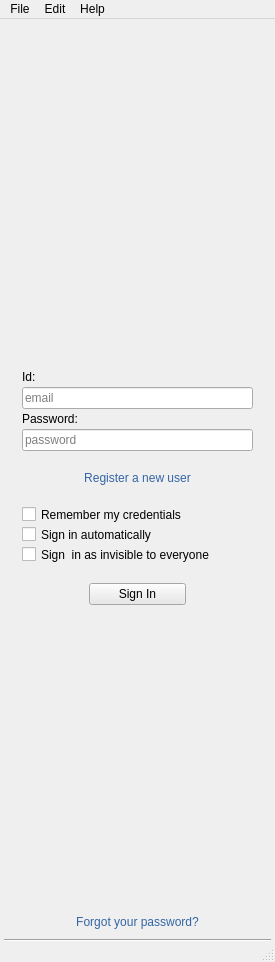
<?xml version="1.0" encoding="UTF-8"?>
<ui version="4.0">
 <class>MainWindow</class>
 <widget class="QMainWindow" name="MainWindow">
  <property name="geometry">
   <rect>
    <x>0</x>
    <y>0</y>
    <width>275</width>
    <height>962</height>
   </rect>
  </property>
  <property name="sizePolicy">
   <sizepolicy hsizetype="Fixed" vsizetype="Fixed">
    <horstretch>0</horstretch>
    <verstretch>0</verstretch>
   </sizepolicy>
  </property>
  <property name="minimumSize">
   <size>
    <width>275</width>
    <height>962</height>
   </size>
  </property>
  <property name="maximumSize">
   <size>
    <width>275</width>
    <height>962</height>
   </size>
  </property>
  <property name="windowTitle">
   <string>The Messenger</string>
  </property>
  <property name="styleSheet">
   <string notr="true"/>
  </property>
  <widget class="QWidget" name="centralwidget">
   <layout class="QVBoxLayout" name="verticalLayout">
    <property name="spacing">
     <number>2</number>
    </property>
    <property name="leftMargin">
     <number>4</number>
    </property>
    <property name="topMargin">
     <number>4</number>
    </property>
    <property name="rightMargin">
     <number>4</number>
    </property>
    <property name="bottomMargin">
     <number>0</number>
    </property>
    <item>
     <widget class="QStackedWidget" name="stackedWidget">
      <property name="minimumSize">
       <size>
        <width>0</width>
        <height>900</height>
       </size>
      </property>
      <property name="maximumSize">
       <size>
        <width>275</width>
        <height>980</height>
       </size>
      </property>
      <property name="font">
       <font>
        <pointsize>9</pointsize>
       </font>
      </property>
      <property name="currentIndex">
       <number>0</number>
      </property>
      <widget class="QWidget" name="page">
       <layout class="QGridLayout" name="gridLayout_2">
        <property name="leftMargin">
         <number>8</number>
        </property>
        <property name="topMargin">
         <number>4</number>
        </property>
        <property name="rightMargin">
         <number>8</number>
        </property>
        <property name="bottomMargin">
         <number>4</number>
        </property>
        <property name="spacing">
         <number>4</number>
        </property>
        <item row="0" column="0">
         <layout class="QVBoxLayout" name="verticalLayout_2">
          <property name="spacing">
           <number>3</number>
          </property>
          <property name="leftMargin">
           <number>10</number>
          </property>
          <property name="rightMargin">
           <number>10</number>
          </property>
          <item>
           <spacer name="verticalSpacer_7">
            <property name="orientation">
             <enum>Qt::Vertical</enum>
            </property>
            <property name="sizeType">
             <enum>QSizePolicy::Fixed</enum>
            </property>
            <property name="sizeHint" stdset="0">
             <size>
              <width>20</width>
              <height>120</height>
             </size>
            </property>
           </spacer>
          </item>
          <item>
           <layout class="QHBoxLayout" name="horizontalLayout_3">
            <property name="bottomMargin">
             <number>0</number>
            </property>
            <item>
             <widget class="QWidget" name="widget" native="true">
              <property name="minimumSize">
               <size>
                <width>200</width>
                <height>140</height>
               </size>
              </property>
              <property name="maximumSize">
               <size>
                <width>140</width>
                <height>140</height>
               </size>
              </property>
              <widget class="QLabel" name="smiley_label">
               <property name="geometry">
                <rect>
                 <x>30</x>
                 <y>0</y>
                 <width>140</width>
                 <height>140</height>
                </rect>
               </property>
               <property name="minimumSize">
                <size>
                 <width>140</width>
                 <height>140</height>
                </size>
               </property>
               <property name="maximumSize">
                <size>
                 <width>140</width>
                 <height>140</height>
                </size>
               </property>
               <property name="styleSheet">
                <string notr="true">color: rgba(0 , 0, 0,2);</string>
               </property>
               <property name="text">
                <string/>
               </property>
               <property name="pixmap">
                <pixmap>:/icons/icons/loading.png</pixmap>
               </property>
              </widget>
              <widget class="QWidget" name="widget_2" native="true">
               <property name="geometry">
                <rect>
                 <x>20</x>
                 <y>-1</y>
                 <width>161</width>
                 <height>141</height>
                </rect>
               </property>
               <property name="styleSheet">
                <string notr="true">background-color: rgba(ef,ef,ef,20)</string>
               </property>
              </widget>
             </widget>
            </item>
           </layout>
          </item>
          <item>
           <spacer name="verticalSpacer_2">
            <property name="font">
             <font>
              <pointsize>9</pointsize>
             </font>
            </property>
            <property name="orientation">
             <enum>Qt::Vertical</enum>
            </property>
            <property name="sizeType">
             <enum>QSizePolicy::Minimum</enum>
            </property>
            <property name="sizeHint" stdset="0">
             <size>
              <width>20</width>
              <height>80</height>
             </size>
            </property>
           </spacer>
          </item>
          <item>
           <widget class="QLabel" name="label">
            <property name="font">
             <font>
              <pointsize>9</pointsize>
             </font>
            </property>
            <property name="text">
             <string>Id:</string>
            </property>
           </widget>
          </item>
          <item>
           <widget class="QLineEdit" name="usernamePrompt">
            <property name="font">
             <font>
              <pointsize>9</pointsize>
             </font>
            </property>
            <property name="text">
             <string/>
            </property>
            <property name="placeholderText">
             <string>email</string>
            </property>
           </widget>
          </item>
          <item>
           <widget class="QLabel" name="label_2">
            <property name="font">
             <font>
              <pointsize>9</pointsize>
             </font>
            </property>
            <property name="text">
             <string>Password:</string>
            </property>
           </widget>
          </item>
          <item>
           <widget class="QLineEdit" name="passwordPrompt">
            <property name="font">
             <font>
              <pointsize>9</pointsize>
             </font>
            </property>
            <property name="text">
             <string/>
            </property>
            <property name="echoMode">
             <enum>QLineEdit::Password</enum>
            </property>
            <property name="placeholderText">
             <string>password</string>
            </property>
           </widget>
          </item>
          <item>
           <spacer name="verticalSpacer_5">
            <property name="font">
             <font>
              <pointsize>9</pointsize>
             </font>
            </property>
            <property name="orientation">
             <enum>Qt::Vertical</enum>
            </property>
            <property name="sizeType">
             <enum>QSizePolicy::Fixed</enum>
            </property>
            <property name="sizeHint" stdset="0">
             <size>
              <width>20</width>
              <height>13</height>
             </size>
            </property>
           </spacer>
          </item>
          <item>
           <widget class="QPushButton" name="registerNewUserButton">
            <property name="font">
             <font>
              <pointsize>9</pointsize>
             </font>
            </property>
            <property name="styleSheet">
             <string notr="true">color: rgb(52, 101, 164);</string>
            </property>
            <property name="text">
             <string>Register a new user</string>
            </property>
            <property name="flat">
             <bool>true</bool>
            </property>
           </widget>
          </item>
          <item>
           <spacer name="verticalSpacer_3">
            <property name="font">
             <font>
              <pointsize>9</pointsize>
             </font>
            </property>
            <property name="orientation">
             <enum>Qt::Vertical</enum>
            </property>
            <property name="sizeType">
             <enum>QSizePolicy::Fixed</enum>
            </property>
            <property name="sizeHint" stdset="0">
             <size>
              <width>20</width>
              <height>13</height>
             </size>
            </property>
           </spacer>
          </item>
          <item>
           <widget class="QCheckBox" name="rememberPrompt">
            <property name="minimumSize">
             <size>
              <width>0</width>
              <height>17</height>
             </size>
            </property>
            <property name="maximumSize">
             <size>
              <width>16777215</width>
              <height>14</height>
             </size>
            </property>
            <property name="font">
             <font>
              <pointsize>9</pointsize>
             </font>
            </property>
            <property name="text">
             <string>Remember my credentials</string>
            </property>
           </widget>
          </item>
          <item>
           <widget class="QCheckBox" name="autologinPrompt">
            <property name="minimumSize">
             <size>
              <width>0</width>
              <height>17</height>
             </size>
            </property>
            <property name="maximumSize">
             <size>
              <width>16777215</width>
              <height>14</height>
             </size>
            </property>
            <property name="font">
             <font>
              <pointsize>9</pointsize>
             </font>
            </property>
            <property name="text">
             <string>Sign in automatically</string>
            </property>
           </widget>
          </item>
          <item>
           <widget class="QCheckBox" name="invisible_Prompt">
            <property name="minimumSize">
             <size>
              <width>0</width>
              <height>17</height>
             </size>
            </property>
            <property name="maximumSize">
             <size>
              <width>16777215</width>
              <height>14</height>
             </size>
            </property>
            <property name="font">
             <font>
              <pointsize>9</pointsize>
             </font>
            </property>
            <property name="text">
             <string>Sign  in as invisible to everyone</string>
            </property>
           </widget>
          </item>
          <item>
           <spacer name="verticalSpacer_4">
            <property name="font">
             <font>
              <pointsize>9</pointsize>
             </font>
            </property>
            <property name="orientation">
             <enum>Qt::Vertical</enum>
            </property>
            <property name="sizeType">
             <enum>QSizePolicy::Fixed</enum>
            </property>
            <property name="sizeHint" stdset="0">
             <size>
              <width>20</width>
              <height>13</height>
             </size>
            </property>
           </spacer>
          </item>
          <item>
           <layout class="QHBoxLayout" name="horizontalLayout">
            <property name="topMargin">
             <number>5</number>
            </property>
            <item>
             <widget class="QPushButton" name="signInButton">
              <property name="maximumSize">
               <size>
                <width>97</width>
                <height>200</height>
               </size>
              </property>
              <property name="font">
               <font>
                <pointsize>9</pointsize>
               </font>
              </property>
              <property name="styleSheet">
               <string notr="true">background-color: rgb(232, 232, 232);</string>
              </property>
              <property name="text">
               <string>Sign In</string>
              </property>
             </widget>
            </item>
           </layout>
          </item>
          <item>
           <spacer name="verticalSpacer">
            <property name="font">
             <font>
              <pointsize>9</pointsize>
             </font>
            </property>
            <property name="orientation">
             <enum>Qt::Vertical</enum>
            </property>
            <property name="sizeHint" stdset="0">
             <size>
              <width>20</width>
              <height>40</height>
             </size>
            </property>
           </spacer>
          </item>
          <item>
           <widget class="QPushButton" name="resetPasswordButton">
            <property name="font">
             <font>
              <pointsize>9</pointsize>
             </font>
            </property>
            <property name="styleSheet">
             <string notr="true">color: rgb(52, 101, 164);</string>
            </property>
            <property name="text">
             <string>Forgot your password?</string>
            </property>
            <property name="flat">
             <bool>true</bool>
            </property>
           </widget>
          </item>
         </layout>
        </item>
       </layout>
      </widget>
      <widget class="QWidget" name="page_2">
       <layout class="QGridLayout" name="gridLayout_3">
        <property name="leftMargin">
         <number>4</number>
        </property>
        <property name="topMargin">
         <number>4</number>
        </property>
        <property name="rightMargin">
         <number>4</number>
        </property>
        <property name="bottomMargin">
         <number>4</number>
        </property>
        <property name="horizontalSpacing">
         <number>0</number>
        </property>
        <property name="verticalSpacing">
         <number>2</number>
        </property>
        <item row="3" column="0">
         <widget class="Line" name="line">
          <property name="orientation">
           <enum>Qt::Horizontal</enum>
          </property>
         </widget>
        </item>
        <item row="2" column="0">
         <spacer name="verticalSpacer_8">
          <property name="orientation">
           <enum>Qt::Vertical</enum>
          </property>
          <property name="sizeType">
           <enum>QSizePolicy::Fixed</enum>
          </property>
          <property name="sizeHint" stdset="0">
           <size>
            <width>20</width>
            <height>4</height>
           </size>
          </property>
         </spacer>
        </item>
        <item row="6" column="0">
         <widget class="QLabel" name="bannerLabel">
          <property name="minimumSize">
           <size>
            <width>257</width>
            <height>80</height>
           </size>
          </property>
          <property name="maximumSize">
           <size>
            <width>257</width>
            <height>80</height>
           </size>
          </property>
          <property name="text">
           <string/>
          </property>
          <property name="scaledContents">
           <bool>true</bool>
          </property>
         </widget>
        </item>
        <item row="1" column="0">
         <layout class="QHBoxLayout" name="horizontalLayout_2">
          <property name="spacing">
           <number>4</number>
          </property>
          <property name="leftMargin">
           <number>0</number>
          </property>
          <property name="topMargin">
           <number>0</number>
          </property>
          <property name="rightMargin">
           <number>0</number>
          </property>
          <property name="bottomMargin">
           <number>0</number>
          </property>
          <item>
           <widget class="QPushButton" name="MainAvatar">
            <property name="minimumSize">
             <size>
              <width>70</width>
              <height>70</height>
             </size>
            </property>
            <property name="maximumSize">
             <size>
              <width>70</width>
              <height>70</height>
             </size>
            </property>
            <property name="text">
             <string/>
            </property>
            <property name="icon">
             <iconset>
              <normalon>Resources/icons/avatarIcon.png</normalon>
             </iconset>
            </property>
            <property name="iconSize">
             <size>
              <width>70</width>
              <height>70</height>
             </size>
            </property>
            <property name="flat">
             <bool>true</bool>
            </property>
           </widget>
          </item>
          <item>
           <layout class="QVBoxLayout" name="verticalLayout_3">
            <property name="spacing">
             <number>2</number>
            </property>
            <property name="bottomMargin">
             <number>0</number>
            </property>
            <item>
             <layout class="QHBoxLayout" name="horizontalLayout_5">
              <property name="spacing">
               <number>2</number>
              </property>
              <property name="topMargin">
               <number>0</number>
              </property>
              <item>
               <widget class="QLabel" name="usernameLabel">
                <property name="sizePolicy">
                 <sizepolicy hsizetype="Expanding" vsizetype="Fixed">
                  <horstretch>0</horstretch>
                  <verstretch>0</verstretch>
                 </sizepolicy>
                </property>
                <property name="maximumSize">
                 <size>
                  <width>200</width>
                  <height>22</height>
                 </size>
                </property>
                <property name="font">
                 <font>
                  <pointsize>9</pointsize>
                 </font>
                </property>
                <property name="styleSheet">
                 <string notr="true">color: rgb(52, 101, 164);

</string>
                </property>
                <property name="text">
                 <string/>
                </property>
               </widget>
              </item>
             </layout>
            </item>
            <item>
             <widget class="QComboBox" name="availabilityDropDownMenu">
              <property name="font">
               <font>
                <pointsize>9</pointsize>
               </font>
              </property>
              <property name="styleSheet">
               <string notr="true"/>
              </property>
              <item>
               <property name="text">
                <string>available</string>
               </property>
               <property name="icon">
                <iconset>
                 <normalon>:/icons/icons/smiley.png</normalon>
                </iconset>
               </property>
              </item>
              <item>
               <property name="text">
                <string>busy</string>
               </property>
               <property name="icon">
                <iconset>
                 <normalon>:/icons/icons/smiley_busy.png</normalon>
                </iconset>
               </property>
              </item>
              <item>
               <property name="text">
                <string>invisible</string>
               </property>
               <property name="icon">
                <iconset>
                 <normalon>:/icons/icons/smiley_invisible.png</normalon>
                </iconset>
               </property>
              </item>
             </widget>
            </item>
            <item>
             <spacer name="verticalSpacer_6">
              <property name="orientation">
               <enum>Qt::Vertical</enum>
              </property>
              <property name="sizeType">
               <enum>QSizePolicy::Fixed</enum>
              </property>
              <property name="sizeHint" stdset="0">
               <size>
                <width>20</width>
                <height>2</height>
               </size>
              </property>
             </spacer>
            </item>
            <item>
             <widget class="QLineEdit" name="statusMessageLineEdit">
              <property name="font">
               <font>
                <pointsize>9</pointsize>
               </font>
              </property>
              <property name="styleSheet">
               <string notr="true"/>
              </property>
              <property name="frame">
               <bool>false</bool>
              </property>
              <property name="alignment">
               <set>Qt::AlignLeading|Qt::AlignLeft|Qt::AlignVCenter</set>
              </property>
              <property name="placeholderText">
               <string>status message</string>
              </property>
             </widget>
            </item>
           </layout>
          </item>
         </layout>
        </item>
        <item row="4" column="0">
         <layout class="QVBoxLayout" name="listLayout">
          <property name="spacing">
           <number>0</number>
          </property>
          <property name="sizeConstraint">
           <enum>QLayout::SetNoConstraint</enum>
          </property>
          <property name="leftMargin">
           <number>0</number>
          </property>
         </layout>
        </item>
        <item row="5" column="0">
         <spacer name="verticalSpacer_9">
          <property name="orientation">
           <enum>Qt::Vertical</enum>
          </property>
          <property name="sizeHint" stdset="0">
           <size>
            <width>20</width>
            <height>1</height>
           </size>
          </property>
         </spacer>
        </item>
       </layout>
      </widget>
     </widget>
    </item>
    <item>
     <widget class="Line" name="line_3">
      <property name="orientation">
       <enum>Qt::Horizontal</enum>
      </property>
     </widget>
    </item>
   </layout>
  </widget>
  <widget class="QMenuBar" name="menubar">
   <property name="geometry">
    <rect>
     <x>0</x>
     <y>0</y>
     <width>275</width>
     <height>24</height>
    </rect>
   </property>
   <widget class="QMenu" name="menuMessenger">
    <property name="title">
     <string>File</string>
    </property>
    <addaction name="actionSign"/>
   </widget>
   <widget class="QMenu" name="menuHelp">
    <property name="title">
     <string>Help</string>
    </property>
    <addaction name="actionAbout"/>
   </widget>
   <widget class="QMenu" name="menuEdit">
    <property name="title">
     <string>Edit</string>
    </property>
    <addaction name="actionSettings"/>
   </widget>
   <addaction name="menuMessenger"/>
   <addaction name="menuEdit"/>
   <addaction name="menuHelp"/>
  </widget>
  <widget class="QStatusBar" name="statusbar">
   <property name="sizePolicy">
    <sizepolicy hsizetype="Preferred" vsizetype="Fixed">
     <horstretch>0</horstretch>
     <verstretch>0</verstretch>
    </sizepolicy>
   </property>
   <property name="minimumSize">
    <size>
     <width>0</width>
     <height>20</height>
    </size>
   </property>
   <property name="maximumSize">
    <size>
     <width>16777215</width>
     <height>20</height>
    </size>
   </property>
   <property name="font">
    <font>
     <pointsize>10</pointsize>
    </font>
   </property>
   <property name="styleSheet">
    <string notr="true">color: rgb(60, 150, 0);</string>
   </property>
  </widget>
  <action name="actionActivate_New_User">
   <property name="text">
    <string>Activate New User</string>
   </property>
   <property name="font">
    <font>
     <pointsize>10</pointsize>
    </font>
   </property>
   <property name="shortcut">
    <string>Ctrl+N</string>
   </property>
  </action>
  <action name="actionReset_Password">
   <property name="text">
    <string>Reset Password</string>
   </property>
   <property name="font">
    <font>
     <pointsize>10</pointsize>
    </font>
   </property>
   <property name="shortcut">
    <string>Ctrl+R</string>
   </property>
  </action>
  <action name="actionToggle_List_View">
   <property name="text">
    <string>Toggle List View</string>
   </property>
   <property name="font">
    <font>
     <pointsize>10</pointsize>
    </font>
   </property>
   <property name="shortcut">
    <string>Ctrl+D</string>
   </property>
  </action>
  <action name="actionAbout">
   <property name="text">
    <string>About</string>
   </property>
   <property name="font">
    <font>
     <family>Ubuntu Mono</family>
     <pointsize>12</pointsize>
    </font>
   </property>
  </action>
  <action name="actionFriend_Request">
   <property name="text">
    <string>Friend Request</string>
   </property>
   <property name="font">
    <font>
     <pointsize>10</pointsize>
    </font>
   </property>
   <property name="shortcut">
    <string>Ctrl+F</string>
   </property>
  </action>
  <action name="actionSettings">
   <property name="text">
    <string>Settings</string>
   </property>
   <property name="font">
    <font>
     <family>Ubuntu Mono</family>
     <pointsize>12</pointsize>
     <italic>false</italic>
    </font>
   </property>
  </action>
  <action name="actionSign">
   <property name="text">
    <string>SignOut</string>
   </property>
   <property name="font">
    <font>
     <family>Ubuntu Mono</family>
     <pointsize>12</pointsize>
     <italic>false</italic>
    </font>
   </property>
  </action>
 </widget>
 <resources/>
 <connections/>
</ui>
